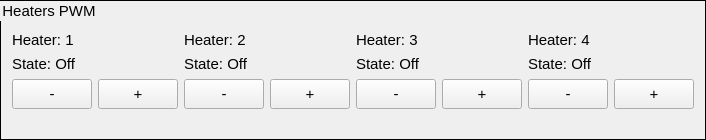
    <widget class="QGroupBox" name="HeatersPWMGroupBox">
     <property name="maximumSize">
      <size>
       <width>16777215</width>
       <height>140</height>
      </size>
     </property>
     <property name="font">
      <font>
       <pointsize>11</pointsize>
      </font>
     </property>
     <property name="styleSheet">
      <string>QGroupBox {border: 1px solid black}</string>
     </property>
     <property name="title">
      <string>Heaters PWM</string>
     </property>
     <layout class="QVBoxLayout" name="verticalLayout_6">
      <item>
       <spacer name="verticalSpacer_9">
        <property name="orientation">
         <enum>Qt::Vertical</enum>
        </property>
        <property name="sizeHint" stdset="0">
         <size>
          <width>20</width>
          <height>40</height>
         </size>
        </property>
       </spacer>
      </item>
      <item>
       <layout class="QGridLayout" name="HeaterLayout_2">
        <property name="topMargin">
         <number>2</number>
        </property>
        <property name="bottomMargin">
         <number>2</number>
        </property>
        <item row="1" column="0">
         <widget class="QLabel" name="HeaterPID1">
          <property name="maximumSize">
           <size>
            <width>16777215</width>
            <height>20</height>
           </size>
          </property>
          <property name="font">
           <font>
            <pointsize>11</pointsize>
           </font>
          </property>
          <property name="text">
           <string>State: Off</string>
          </property>
         </widget>
        </item>
        <item row="1" column="4">
         <widget class="QLabel" name="HeaterPID4">
          <property name="maximumSize">
           <size>
            <width>16777215</width>
            <height>20</height>
           </size>
          </property>
          <property name="font">
           <font>
            <pointsize>11</pointsize>
           </font>
          </property>
          <property name="text">
           <string>State: Off</string>
          </property>
         </widget>
        </item>
        <item row="0" column="0">
         <widget class="QLabel" name="Heater1Label_2">
          <property name="maximumSize">
           <size>
            <width>16777215</width>
            <height>20</height>
           </size>
          </property>
          <property name="font">
           <font>
            <pointsize>11</pointsize>
           </font>
          </property>
          <property name="text">
           <string>Heater: 1</string>
          </property>
         </widget>
        </item>
        <item row="0" column="3">
         <widget class="QLabel" name="Heater3Label_2">
          <property name="maximumSize">
           <size>
            <width>16777215</width>
            <height>20</height>
           </size>
          </property>
          <property name="font">
           <font>
            <pointsize>11</pointsize>
           </font>
          </property>
          <property name="text">
           <string>Heater: 3</string>
          </property>
         </widget>
        </item>
        <item row="1" column="3">
         <widget class="QLabel" name="HeaterPID3">
          <property name="maximumSize">
           <size>
            <width>16777215</width>
            <height>20</height>
           </size>
          </property>
          <property name="font">
           <font>
            <pointsize>11</pointsize>
           </font>
          </property>
          <property name="text">
           <string>State: Off</string>
          </property>
         </widget>
        </item>
        <item row="0" column="4">
         <widget class="QLabel" name="Heater4Label_2">
          <property name="maximumSize">
           <size>
            <width>16777215</width>
            <height>20</height>
           </size>
          </property>
          <property name="font">
           <font>
            <pointsize>11</pointsize>
           </font>
          </property>
          <property name="text">
           <string>Heater: 4</string>
          </property>
         </widget>
        </item>
        <item row="1" column="2">
         <widget class="QLabel" name="HeaterPID2">
          <property name="maximumSize">
           <size>
            <width>16777215</width>
            <height>20</height>
           </size>
          </property>
          <property name="font">
           <font>
            <pointsize>11</pointsize>
           </font>
          </property>
          <property name="text">
           <string>State: Off</string>
          </property>
         </widget>
        </item>
        <item row="0" column="2">
         <widget class="QLabel" name="Heater2Label_2">
          <property name="maximumSize">
           <size>
            <width>16777215</width>
            <height>20</height>
           </size>
          </property>
          <property name="font">
           <font>
            <pointsize>11</pointsize>
           </font>
          </property>
          <property name="text">
           <string>Heater: 2</string>
          </property>
         </widget>
        </item>
        <item row="2" column="0">
         <layout class="QHBoxLayout" name="horizontalLayout_4">
          <item>
           <widget class="QPushButton" name="HeaterPIDDecrease1">
            <property name="minimumSize">
             <size>
              <width>0</width>
              <height>30</height>
             </size>
            </property>
            <property name="maximumSize">
             <size>
              <width>16777215</width>
              <height>30</height>
             </size>
            </property>
            <property name="font">
             <font>
              <pointsize>11</pointsize>
             </font>
            </property>
            <property name="text">
             <string>-</string>
            </property>
            <property name="checkable">
             <bool>false</bool>
            </property>
           </widget>
          </item>
          <item>
           <widget class="QPushButton" name="HeaterPIDIncrease1">
            <property name="minimumSize">
             <size>
              <width>0</width>
              <height>30</height>
             </size>
            </property>
            <property name="maximumSize">
             <size>
              <width>16777215</width>
              <height>30</height>
             </size>
            </property>
            <property name="font">
             <font>
              <pointsize>11</pointsize>
             </font>
            </property>
            <property name="text">
             <string>+</string>
            </property>
           </widget>
          </item>
         </layout>
        </item>
        <item row="2" column="2">
         <layout class="QHBoxLayout" name="horizontalLayout_5">
          <item>
           <widget class="QPushButton" name="HeaterPIDDecrease2">
            <property name="minimumSize">
             <size>
              <width>0</width>
              <height>30</height>
             </size>
            </property>
            <property name="maximumSize">
             <size>
              <width>16777215</width>
              <height>30</height>
             </size>
            </property>
            <property name="font">
             <font>
              <pointsize>11</pointsize>
             </font>
            </property>
            <property name="text">
             <string>-</string>
            </property>
           </widget>
          </item>
          <item>
           <widget class="QPushButton" name="HeaterPIDIncrease2">
            <property name="minimumSize">
             <size>
              <width>0</width>
              <height>30</height>
             </size>
            </property>
            <property name="maximumSize">
             <size>
              <width>16777215</width>
              <height>30</height>
             </size>
            </property>
            <property name="font">
             <font>
              <pointsize>11</pointsize>
             </font>
            </property>
            <property name="text">
             <string>+</string>
            </property>
           </widget>
          </item>
         </layout>
        </item>
        <item row="2" column="3">
         <layout class="QHBoxLayout" name="horizontalLayout_6">
          <item>
           <widget class="QPushButton" name="HeaterPIDDecrease3">
            <property name="minimumSize">
             <size>
              <width>0</width>
              <height>30</height>
             </size>
            </property>
            <property name="maximumSize">
             <size>
              <width>16777215</width>
              <height>30</height>
             </size>
            </property>
            <property name="font">
             <font>
              <pointsize>11</pointsize>
             </font>
            </property>
            <property name="text">
             <string>-</string>
            </property>
           </widget>
          </item>
          <item>
           <widget class="QPushButton" name="HeaterPIDIncrease3">
            <property name="minimumSize">
             <size>
              <width>0</width>
              <height>30</height>
             </size>
            </property>
            <property name="maximumSize">
             <size>
              <width>16777215</width>
              <height>30</height>
             </size>
            </property>
            <property name="font">
             <font>
              <pointsize>11</pointsize>
             </font>
            </property>
            <property name="text">
             <string>+</string>
            </property>
           </widget>
          </item>
         </layout>
        </item>
        <item row="2" column="4">
         <layout class="QHBoxLayout" name="horizontalLayout_7">
          <item>
           <widget class="QPushButton" name="HeaterPIDDecrease4">
            <property name="minimumSize">
             <size>
              <width>0</width>
              <height>30</height>
             </size>
            </property>
            <property name="maximumSize">
             <size>
              <width>16777215</width>
              <height>30</height>
             </size>
            </property>
            <property name="font">
             <font>
              <pointsize>11</pointsize>
             </font>
            </property>
            <property name="text">
             <string>-</string>
            </property>
           </widget>
          </item>
          <item>
           <widget class="QPushButton" name="HeaterPIDIncrease4">
            <property name="minimumSize">
             <size>
              <width>0</width>
              <height>30</height>
             </size>
            </property>
            <property name="maximumSize">
             <size>
              <width>16777215</width>
              <height>30</height>
             </size>
            </property>
            <property name="font">
             <font>
              <pointsize>11</pointsize>
             </font>
            </property>
            <property name="text">
             <string>+</string>
            </property>
           </widget>
          </item>
         </layout>
        </item>
       </layout>
      </item>
      <item>
       <spacer name="verticalSpacer_10">
        <property name="orientation">
         <enum>Qt::Vertical</enum>
        </property>
        <property name="sizeHint" stdset="0">
         <size>
          <width>20</width>
          <height>40</height>
         </size>
        </property>
       </spacer>
      </item>
     </layout>
    </widget>
